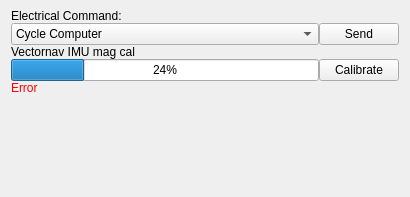
<?xml version="1.0" encoding="UTF-8"?>
<ui version="4.0">
 <class>ElectricalPanel</class>
 <widget class="QWidget" name="ElectricalPanel">
  <property name="geometry">
   <rect>
    <x>0</x>
    <y>0</y>
    <width>410</width>
    <height>197</height>
   </rect>
  </property>
  <property name="sizePolicy">
   <sizepolicy hsizetype="Preferred" vsizetype="Preferred">
    <horstretch>0</horstretch>
    <verstretch>0</verstretch>
   </sizepolicy>
  </property>
  <property name="windowTitle">
   <string>Form</string>
  </property>
  <layout class="QVBoxLayout" name="verticalLayout">
   <property name="spacing">
    <number>0</number>
   </property>
   <property name="topMargin">
    <number>9</number>
   </property>
   <item>
    <layout class="QGridLayout" name="gridLayout">
     <item row="0" column="0" colspan="2">
      <widget class="QLabel" name="label">
       <property name="text">
        <string>Electrical Command:</string>
       </property>
      </widget>
     </item>
     <item row="2" column="0">
      <widget class="QLabel" name="label_2">
       <property name="text">
        <string>Vectornav IMU mag cal</string>
       </property>
      </widget>
     </item>
     <item row="7" column="0">
      <spacer name="verticalSpacer_2">
       <property name="orientation">
        <enum>Qt::Vertical</enum>
       </property>
       <property name="sizeType">
        <enum>QSizePolicy::Minimum</enum>
       </property>
       <property name="sizeHint" stdset="0">
        <size>
         <width>20</width>
         <height>40</height>
        </size>
       </property>
      </spacer>
     </item>
     <item row="6" column="0">
      <widget class="QLabel" name="errLabel">
       <property name="enabled">
        <bool>false</bool>
       </property>
       <property name="sizePolicy">
        <sizepolicy hsizetype="Expanding" vsizetype="Preferred">
         <horstretch>0</horstretch>
         <verstretch>0</verstretch>
        </sizepolicy>
       </property>
       <property name="styleSheet">
        <string notr="true">color: red;</string>
       </property>
       <property name="text">
        <string>Error</string>
       </property>
      </widget>
     </item>
     <item row="4" column="0">
      <widget class="QProgressBar" name="calibProgress">
       <property name="value">
        <number>24</number>
       </property>
      </widget>
     </item>
     <item row="4" column="1">
      <widget class="QPushButton" name="magCalSend">
       <property name="text">
        <string>Calibrate</string>
       </property>
      </widget>
     </item>
     <item row="1" column="0">
      <widget class="QComboBox" name="commandSelect">
       <property name="sizePolicy">
        <sizepolicy hsizetype="Expanding" vsizetype="Fixed">
         <horstretch>0</horstretch>
         <verstretch>0</verstretch>
        </sizepolicy>
       </property>
       <property name="currentIndex">
        <number>0</number>
       </property>
       <item>
        <property name="text">
         <string>Cycle Computer</string>
        </property>
       </item>
       <item>
        <property name="text">
         <string>Cycle Acoustics</string>
        </property>
       </item>
       <item>
        <property name="text">
         <string>Kill Acoustics</string>
        </property>
       </item>
       <item>
        <property name="text">
         <string>Cycle Robot</string>
        </property>
       </item>
       <item>
        <property name="text">
         <string>Kill Robot Power</string>
        </property>
       </item>
       <item>
        <property name="text">
         <string>Enable Fans</string>
        </property>
       </item>
       <item>
        <property name="text">
         <string>Disable Fans</string>
        </property>
       </item>
       <item>
        <property name="text">
         <string>Clear Depth</string>
        </property>
       </item>
       <item>
        <property name="text">
         <string>Disable LEDs</string>
        </property>
       </item>
       <item>
        <property name="text">
         <string>Enable LEDs</string>
        </property>
       </item>
       <item>
        <property name="text">
         <string>Cycle IMU</string>
        </property>
       </item>
      </widget>
     </item>
     <item row="1" column="1">
      <widget class="QPushButton" name="commandSend">
       <property name="text">
        <string>Send</string>
       </property>
      </widget>
     </item>
     <item row="9" column="0">
      <spacer name="verticalSpacer">
       <property name="orientation">
        <enum>Qt::Vertical</enum>
       </property>
       <property name="sizeHint" stdset="0">
        <size>
         <width>20</width>
         <height>40</height>
        </size>
       </property>
      </spacer>
     </item>
    </layout>
   </item>
  </layout>
 </widget>
 <resources/>
 <connections/>
</ui>
